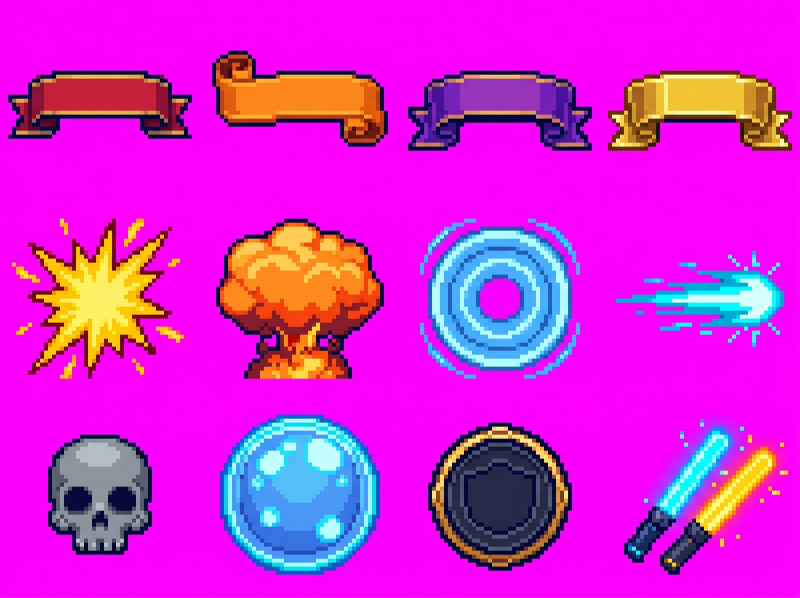
#> input picture raw_assets/sheets/match_fx.jpg, 2400 x 1792 px, found by its file name (shown at 1/3 size); the run also reads 1 picture not shown here
$ python process_batch2.py
#> lines starting #> are read from the running program, lines starting #| are printed output that depends on the picture
import os
import json
import shutil
import numpy as np
from PIL import Image, ImageDraw, ImageFont
from scipy.ndimage import label

BASE_DIR = r"C:\Users\Hp\Downloads\ESPORTS DYNASTY"
RAW_DIR = os.path.join(BASE_DIR, "raw_assets")
SHEET_DIR = os.path.join(RAW_DIR, "sheets")
OUT_IMG_DIR = os.path.join(BASE_DIR, "assets", "images")
CONTACT_DIR = os.path.join(OUT_IMG_DIR, "contact_sheets")
ARTIFACT_CONTACT_DIR = r"C:\Users\Hp\.gemini\antigravity\brain\4043e625-aa8d-4d55-b0c3-ca7e31a3323a\contact_sheets"

os.makedirs(CONTACT_DIR, exist_ok=True)
os.makedirs(ARTIFACT_CONTACT_DIR, exist_ok=True)

# Manifest tracking
manifest_path = os.path.join(BASE_DIR, "assets", "assets_manifest.json")
try:
    with open(manifest_path, "r", encoding="utf-8") as f:
        manifest = json.load(f)
except Exception:
    manifest = {}

new_assets_recorded = []

def record(logical_id, rel_path, category, w, h, notes=""):
    manifest[logical_id] = {
        "file": rel_path.replace("\\", "/"),
        "width": w,
        "height": h,
        "category": category,
        "notes": notes
    }
    new_assets_recorded.append({
        "id": logical_id,
        "file": rel_path.replace("\\", "/"),
        "category": category,
        "width": w,
        "height": h,
        "notes": notes
    })

def clean_magenta(im, r_min=170, b_min=170, g_max=105):
    arr = np.array(im.convert("RGBA"))
    r = arr[:, :, 0].astype(int)
    g = arr[:, :, 1].astype(int)
    b = arr[:, :, 2].astype(int)
    # Chroma key
    is_mag = (r > r_min) & (b > b_min) & (g < g_max)
    # Fringe
    diff_rb = np.abs(r - b)
    is_fringe = (r > 130) & (b > 130) & (g < 115) & (diff_rb < 45)
    arr[is_mag | is_fringe, 3] = 0
    return Image.fromarray(arr, "RGBA")

def clean_purple_chroma(im):
    # for station_active where bg is around (184, 0, 176)
    arr = np.array(im.convert("RGBA"))
    r = arr[:, :, 0].astype(int)
    g = arr[:, :, 1].astype(int)
    b = arr[:, :, 2].astype(int)
    is_mag = (r > 130) & (b > 120) & (g < 60)
    diff_rb = np.abs(r - b)
    is_fringe = (r > 110) & (b > 100) & (g < 80) & (diff_rb < 40)
    arr[is_mag | is_fringe, 3] = 0
    return Image.fromarray(arr, "RGBA")

def extract_main_object(cell_img):
    arr = np.array(cell_img)
    alpha = arr[:, :, 3]
    mask = alpha > 30
    if not np.any(mask):
        return cell_img
    labeled, num_features = label(mask)
    if num_features == 0:
        return cell_img
    sizes = [np.sum(labeled == i) for i in range(1, num_features + 1)]
    max_size = max(sizes)
    keep_mask = np.zeros_like(mask, dtype=bool)
    for i, s in enumerate(sizes, 1):
        if s >= max(80, int(max_size * 0.05)):
            keep_mask |= (labeled == i)
    if not np.any(keep_mask):
        keep_mask = (labeled == (sizes.index(max_size) + 1))
    ys, xs = np.where(keep_mask)
    cropped = arr[ys.min():ys.max()+1, xs.min():xs.max()+1].copy()
    crop_keep = keep_mask[ys.min():ys.max()+1, xs.min():xs.max()+1]
    cropped[~crop_keep, 3] = 0
    return Image.fromarray(cropped, "RGBA")

print("--- Starting Batch 2 Asset Processing ---")

# 1. match_fx.jpg (4x3)
fx_path = os.path.join(SHEET_DIR, "match_fx.jpg")
if os.path.exists(fx_path):
    print("Processing match_fx.jpg...")
    im = Image.open(fx_path)
#> im is the input picture: PIL image 2400x1792 RGB; mean R, G, B 211.8, 39.4, 209.8
    cw = im.width / 4
    ch = im.height / 3
    fx_names = [
        ["banner_kill", "banner_multi", "banner_ace", "banner_clutch"],
        ["fx_hit_spark", "fx_explosion", "fx_shockwave", "fx_beam"],
        ["icon_skull", "fx_shield", "badge_vs", "fx_lightsticks"]
    ]
    out_dir = os.path.join(OUT_IMG_DIR, "effects")
    os.makedirs(out_dir, exist_ok=True)
    for r in range(3):
        for c in range(4):
            name = fx_names[r][c]
            cell = im.crop((int(c * cw), int(r * ch), int((c + 1) * cw), int((r + 1) * ch)))
            cleaned = clean_magenta(cell)
            trimmed = extract_main_object(cleaned)
            save_path = os.path.join(out_dir, f"{name}.png")
            trimmed.save(save_path, "PNG")
            record(f"effects_{name}", f"assets/images/effects/{name}.png", "effects", trimmed.width, trimmed.height)
            print(f"  Saved {name}.png ({trimmed.size})")

# 2. casters.jpg (2x2)
casters_path = os.path.join(SHEET_DIR, "casters.jpg")
if os.path.exists(casters_path):
    print("Processing casters.jpg...")
    im = Image.open(casters_path)
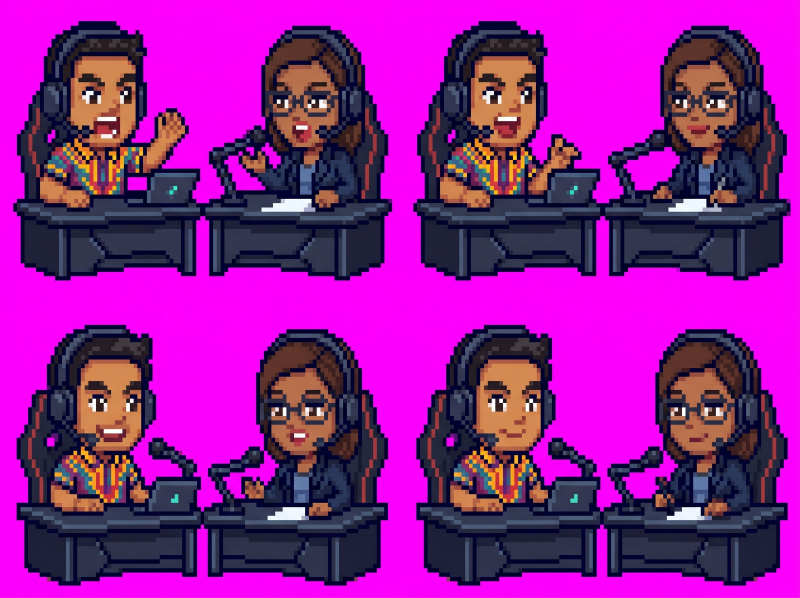
#> input picture raw_assets/sheets/casters.jpg, 2400 x 1792 px, found by its file name (shown at 1/3 size)
#> im is the input picture: PIL image 2400x1792 RGB; mean R, G, B 144.9, 28.4, 146.8
    cw = im.width / 2
    ch = im.height / 2
    c_names = [
        ["tonyo_talk", "maya_talk"],
        ["tonyo_idle", "maya_idle"]
    ]
    out_dir = os.path.join(OUT_IMG_DIR, "characters")
    os.makedirs(out_dir, exist_ok=True)
    for r in range(2):
        for c in range(2):
            name = c_names[r][c]
            cell = im.crop((int(c * cw), int(r * ch), int((c + 1) * cw), int((r + 1) * ch)))
            cleaned = clean_magenta(cell)
            trimmed = extract_main_object(cleaned)
            save_path = os.path.join(out_dir, f"caster_{name}.png")
            trimmed.save(save_path, "PNG")
            record(f"caster_{name}", f"assets/images/characters/caster_{name}.png", "characters", trimmed.width, trimmed.height)
            print(f"  Saved caster_{name}.png ({trimmed.size})")
#> this loop made 2 passes
#> cell: PIL image 1200x896 RGB
#> cleaned: PIL image 1200x896 RGBA
#> trimmed: PIL image 1114x783 RGBA

# 3. station_active.jpg (3x2)
sta_path = os.path.join(SHEET_DIR, "station_active.jpg")
if os.path.exists(sta_path):
    print("Processing station_active.jpg...")
    im = Image.open(sta_path)
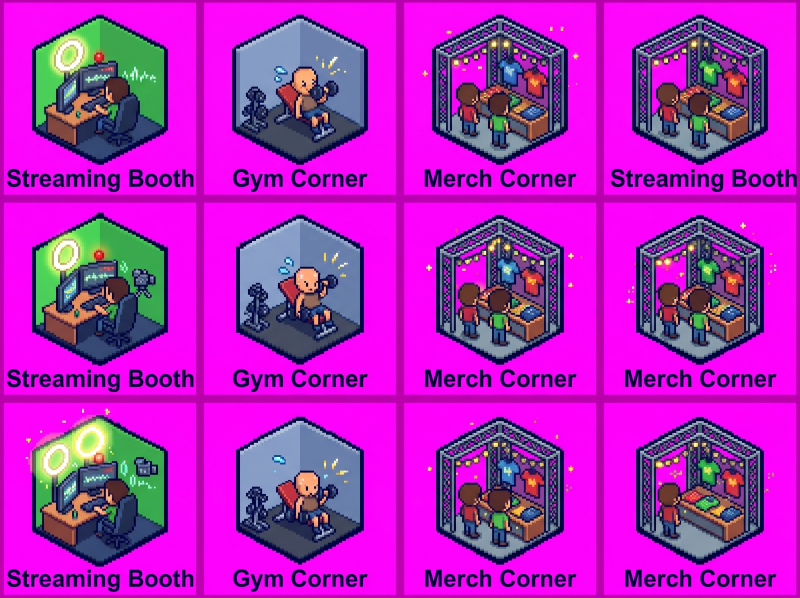
#> input picture raw_assets/sheets/station_active.jpg, 2400 x 1792 px, found by its file name (shown at 1/3 size)
#> im is the input picture: PIL image 2400x1792 RGB; mean R, G, B 176.5, 35.7, 185.8
    cw = im.width / 3
    ch = im.height / 2
    stations = ["streaming_booth", "gym_corner", "merch_corner"]
    furn_dir = os.path.join(OUT_IMG_DIR, "furniture")
    os.makedirs(furn_dir, exist_ok=True)

    # Static sprite sizes
    static_sizes = {}
    for st in stations:
        sp = os.path.join(furn_dir, f"{st}.png")
        if os.path.exists(sp):
            static_sizes[st] = Image.open(sp).size
        else:
            static_sizes[st] = (640, 640)

    for r in range(2):
        on_num = r + 1
        for c in range(3):
            st = stations[c]
            name = f"{st}_on{on_num}"
            cell = im.crop((int(c * cw), int(r * ch), int((c + 1) * cw), int((r + 1) * ch)))
            cleaned = clean_purple_chroma(cell)
            trimmed = extract_main_object(cleaned)

            # Pad onto exact canvas of static sprite, bottom-center anchored
            target_w, target_h = static_sizes[st]
            canvas = Image.new("RGBA", (target_w, target_h), (0, 0, 0, 0))
            # scale trimmed if larger than canvas
            scale = min(1.0, (target_w * 0.95) / trimmed.width, (target_h * 0.95) / trimmed.height)
            if scale < 1.0:
                new_w = int(trimmed.width * scale)
                new_h = int(trimmed.height * scale)
                trimmed = trimmed.resize((new_w, new_h), Image.Resampling.NEAREST)

            paste_x = (target_w - trimmed.width) // 2
            paste_y = target_h - trimmed.height - 4
            canvas.paste(trimmed, (paste_x, paste_y), trimmed)

            save_path = os.path.join(furn_dir, f"{name}.png")
            canvas.save(save_path, "PNG")
            record(f"furniture_{name}", f"assets/images/furniture/{name}.png", "furniture", canvas.width, canvas.height)
            print(f"  Saved {name}.png ({canvas.size}) on {target_w}x{target_h} canvas")
#> this loop made 2 passes
#> pass 1, in clean_purple_chroma, `b = arr[:, :, 2].astype(int)`:
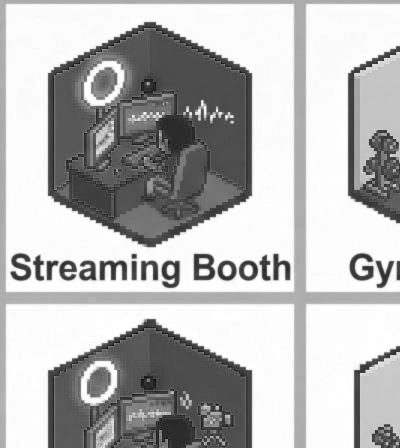
#> b: shape (896, 800) int64 (shown at 1/2 size); min 0, max 255, mean 183.5

# 4. banners_t4_t6.jpg (2x1)
ban_path = os.path.join(SHEET_DIR, "banners_t4_t6.jpg")
if os.path.exists(ban_path):
    print("Processing banners_t4_t6.jpg...")
    im = Image.open(ban_path)
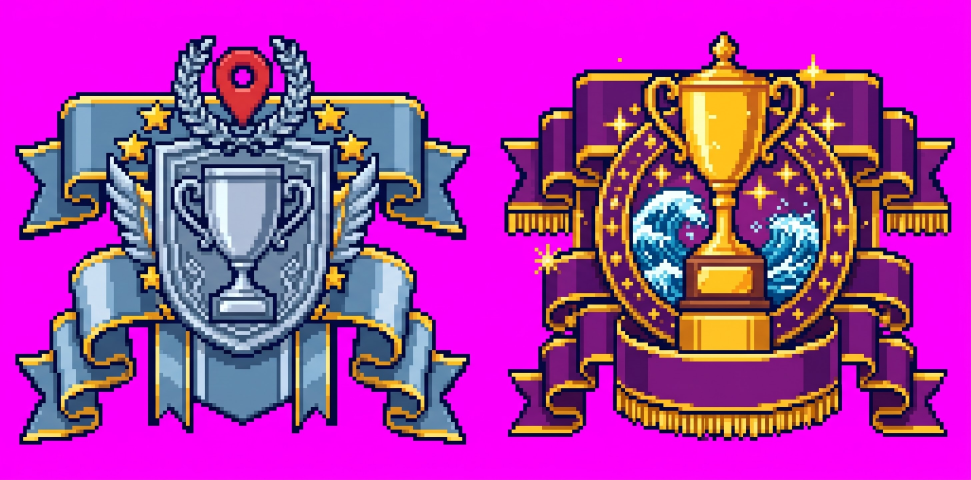
#> input picture raw_assets/sheets/banners_t4_t6.jpg, 2912 x 1440 px, found by its file name (shown at 1/3 size)
#> im is the input picture: PIL image 2912x1440 RGB; mean R, G, B 173.2, 55.9, 167.9
    cw = im.width / 2
    b_names = ["banner_t4", "banner_t6"]
    ban_dir = os.path.join(OUT_IMG_DIR, "banners")
    os.makedirs(ban_dir, exist_ok=True)
    for c in range(2):
        name = b_names[c]
        cell = im.crop((int(c * cw), 0, int((c + 1) * cw), im.height))
        cleaned = clean_magenta(cell)
        trimmed = extract_main_object(cleaned)
        save_path = os.path.join(ban_dir, f"{name}.png")
        trimmed.save(save_path, "PNG")
        record(f"banners_{name}", f"assets/images/banners/{name}.png", "banners", trimmed.width, trimmed.height)
        print(f"  Saved {name}.png ({trimmed.size})")
#> this loop made 2 passes
#> (num_features in extract_main_object, sizes in extract_main_object, max_size in extract_main_object) on pass 1: (1, [1172221], 1172221)
#> pass 1, in clean_magenta (call 17), `g = arr[:, :, 1].astype(int)`:
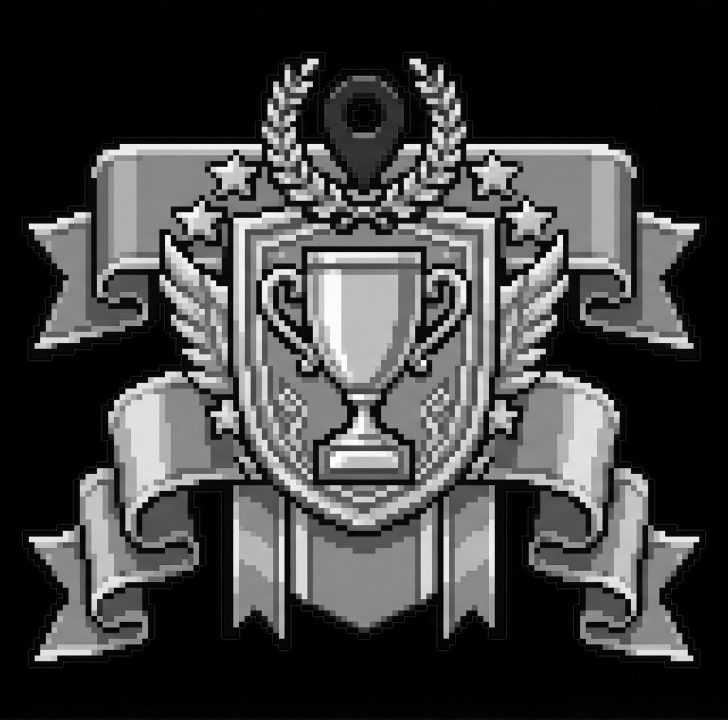
#> g: shape (1440, 1456) int64 (shown at 1/2 size); min 0, max 255, mean 64.4

# 5. match_seated.jpg (3x3 inside square)
seat_path = os.path.join(SHEET_DIR, "match_seated.jpg")
if os.path.exists(seat_path):
    print("Processing match_seated.jpg...")
    im = Image.open(seat_path)
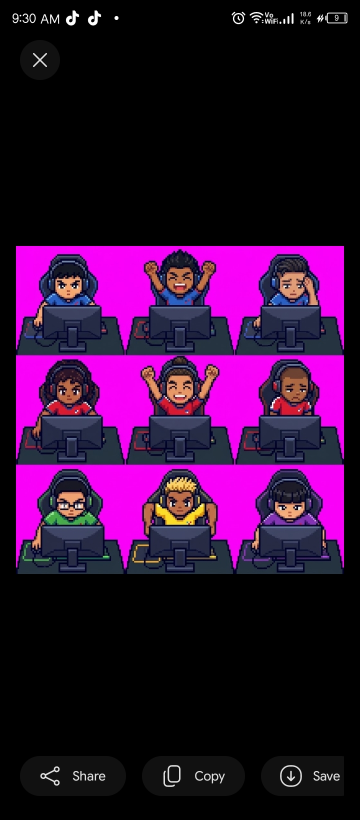
#> input picture raw_assets/sheets/match_seated.jpg, 720 x 1640 px, found by its file name (shown at 1/2 size)
#> im is the input picture: PIL image 720x1640 RGB; mean R, G, B 49.3, 13.7, 52
    # Square region detection
    sq = im.crop((32, 492, 688, 1136))
    cw = sq.width / 3
    ch = sq.height / 3
    seat_names = [
        ["seated_blue_focus", "seated_blue_cheer", "seated_blue_slump"],
        ["seated_red_focus", "seated_red_cheer", "seated_red_slump"],
        ["seated_green_focus", "seated_yellow_focus", "seated_purple_focus"]
    ]
    out_dir = os.path.join(OUT_IMG_DIR, "characters", "match")
    os.makedirs(out_dir, exist_ok=True)
    for r in range(3):
        for c in range(3):
            name = seat_names[r][c]
            cell = sq.crop((int(c * cw), int(r * ch), int((c + 1) * cw), int((r + 1) * ch)))
            cleaned = clean_magenta(cell)
            trimmed = extract_main_object(cleaned)
            # Pad to 48x48 bottom-center anchored
            canvas = Image.new("RGBA", (48, 48), (0, 0, 0, 0))
            scale = min(1.0, 44.0 / trimmed.width, 44.0 / trimmed.height)
            if scale < 1.0 or trimmed.width > 44 or trimmed.height > 44:
                scale = min(42.0 / trimmed.width, 42.0 / trimmed.height)
                new_w = max(1, int(trimmed.width * scale))
                new_h = max(1, int(trimmed.height * scale))
                trimmed_scaled = trimmed.resize((new_w, new_h), Image.Resampling.NEAREST)
            else:
                trimmed_scaled = trimmed
            px = (48 - trimmed_scaled.width) // 2
            py = 48 - trimmed_scaled.height - 2
            canvas.paste(trimmed_scaled, (px, py), trimmed_scaled)
            save_path = os.path.join(out_dir, f"{name}.png")
            canvas.save(save_path, "PNG")
            record(f"match_{name}", f"assets/images/characters/match/{name}.png", "characters", 48, 48)
            print(f"  Saved {name}.png (48x48)")
#> this loop made 3 passes
#> pass 1, in clean_magenta (call 19), `arr = np.array(im.convert("RGBA"))`:
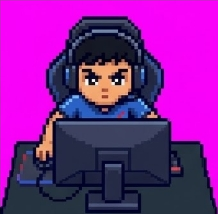
#> arr: shape (214, 218, 4); mean R, G, B, A 131.5, 31.1, 147.1, 255
#> (the rest of the program and of its run is left out)
